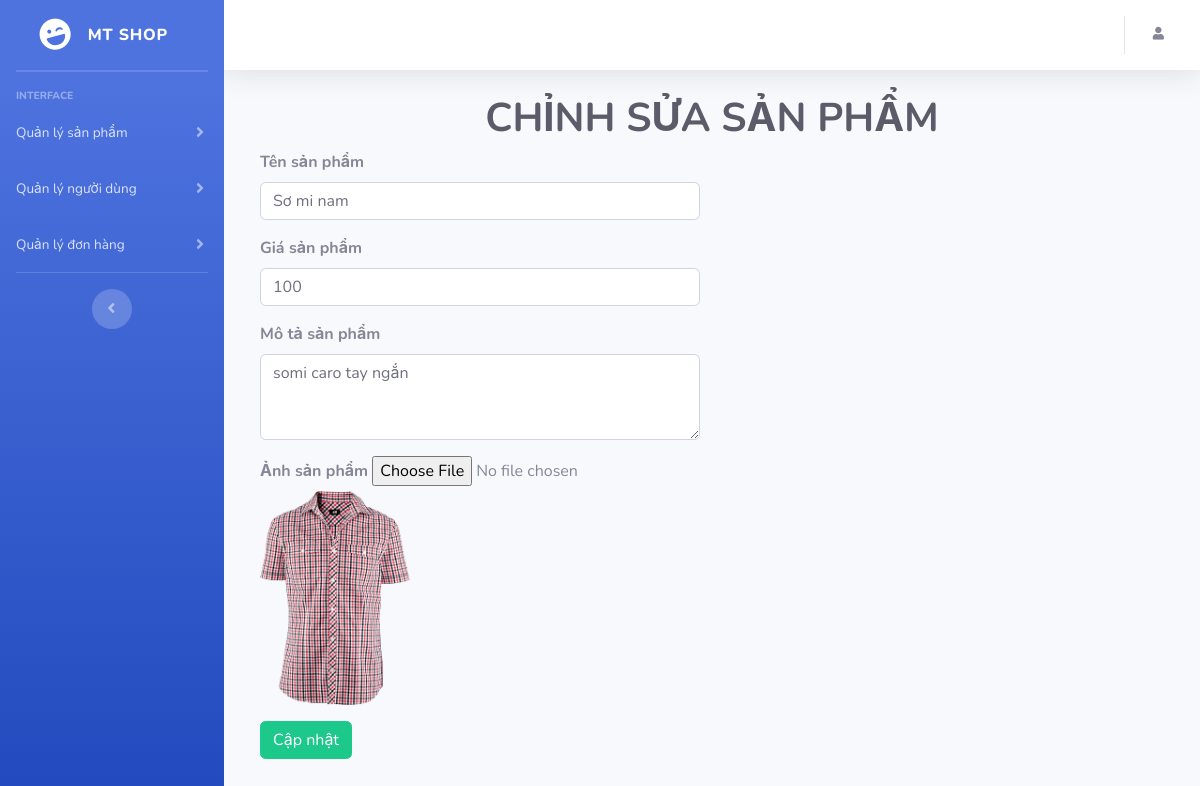
Page /admin/pd_edit.php?id=84 on the committed database.
### tables this page shows
CREATE TABLE `products` (
  `id` int(100) NOT NULL,
  `name` varchar(100) NOT NULL,
  `price` int(10) NOT NULL,
  `image` varchar(100) NOT NULL,
  `detail` varchar(100) NOT NULL
);

### admin/pd_edit.php (the view, shortened to what this page needs)
<?php
include '../partials/connect.php';
include 'head.php';
include 'header.php';
?>
    <?php
        $id=$_GET['id'];
        $select_products = $conn->prepare("SELECT * FROM `products` WHERE id = '$id'");
        $select_products->execute();
        $fetch_product = $select_products->fetch(PDO::FETCH_ASSOC);
    ?>
          <div class="container-fluid">
                    <h1 style="text-align: center; font-size: 40px" class="h3 mb-2 text-gray-800"><b>CHỈNH SỬA SẢN PHẨM</b></h1>
                    <div class="row">
                        <div class="col-lg-12">
                            <div class="panel panel-default">
                                <div class="panel-body">
                                    <div class="col-md-6">
                                        <form role="form" method="post" enctype="multipart/form-data">
                                            <div class="form-group">
                                                <label><b>Tên sản phẩm</b></label>
                                                <input required name="name" class="form-control" value="<?= $fetch_product['name'];?>">
                                            </div>
                                            <div class="form-group">
                                                <label><b>Giá sản phẩm</b></label>
                                                <input required name="price" type="number" min="0" value="<?= $fetch_product['price'];?>" class="form-control">
                                            </div>
                                            <div class="form-group">
                                            <label><b>Mô tả sản phẩm</b></label>
                                            <textarea required name="detail" class="form-control" rows="3"><?= $fetch_product['detail']; ?></textarea>
                                        </div>
                                    </div>
                                    <div class="col-md-6">
                                        <div class="form-group">
                                            <label><b>Ảnh sản phẩm</b></label>
                                            <input required name="image" type="file">
                                            <img src="../uploaded_img/<?php echo $fetch_product['image'] ?> " width="150px" >
                                            <br>
                                        </div>
                                        <button name="edit" type="submit" class="btn btn-success">Cập nhật</button>
                                </div>
                            </div>
                        </div>
                    </div>
                </div>
</body>
</html>

### rows in the picture
products: name "Sơ mi nam", price "100", detail "somi caro tay ngắn", image (picture)
